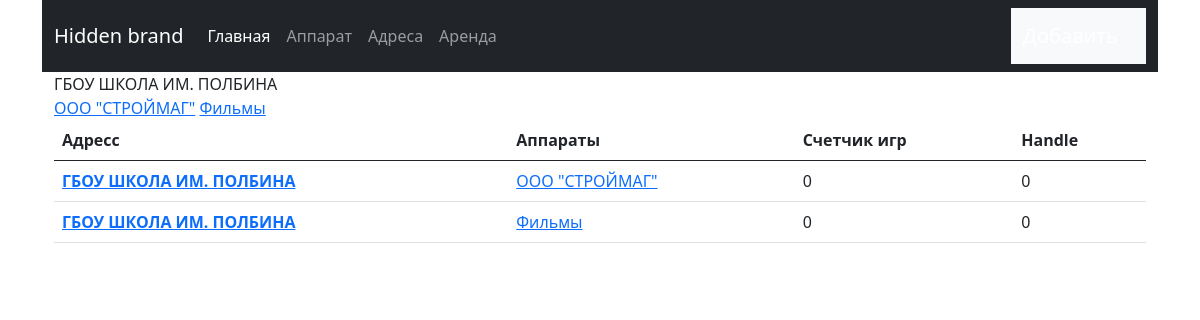
The page /ad/ on the database as committed earlier.
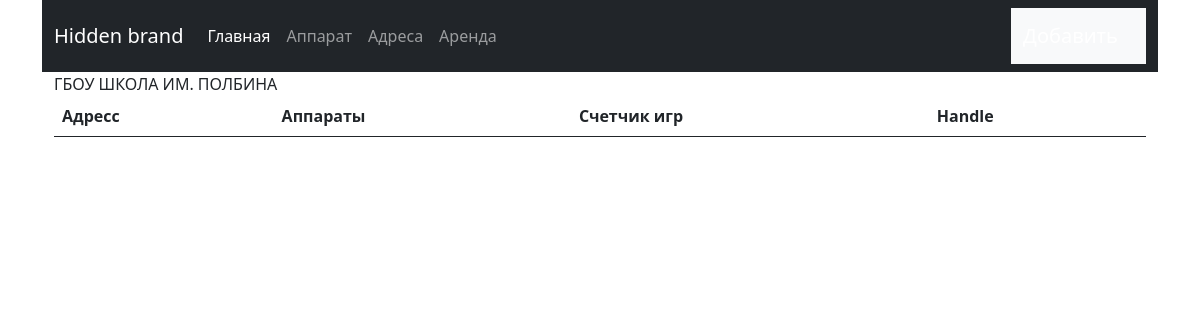
The same page on the database as committed later.
### vend/models.py (models this page shows, shortened)
class Device(models.Model):
    address = models.ForeignKey(Address, on_delete=models.SET_DEFAULT, related_name='device',
                                default=Address.get_default_pk, verbose_name="Адреса")
    name = models.CharField(max_length=200)
    slug = models.SlugField(max_length=200)
    created_at = models.DateTimeField(auto_now=True)
    class Meta:
        verbose_name = 'Аппарат'
        verbose_name_plural = 'Аппараты'
    def get_absolute_url(self):
        a = Address.objects.all()
        return reverse('device_detail', kwargs={'slug': self.slug})
    def get_sum(self):
        device_sum = Device.objects.get(name=self.name)
        try:
            last, pre_last = device_sum.sensor.order_by('-month')[:2]
            sum_number = (last.number - pre_last.number) * 10
        except ValueError:
            try:
                last, pre_last = device_sum.sensor.last(), 0
                sum_number = (last.number) * 10
            except AttributeError:
                sum_number = 0
        return sum_number
    def get_sum_win(self):
        device_sum = Device.objects.get(name=self.name)
        try:
            last, pre_last = device_sum.sensor_win.order_by('-month')[:2]
            sum_number = (last.number - pre_last.number)
        except ValueError:
            try:
                last, pre_last = device_sum.sensor_win.last(), 0
                sum_number = (last.number)
            except AttributeError:
                sum_number = 0
        return sum_number

class Address(models.Model):
    name = models.CharField(max_length=200)
    slug = models.SlugField(max_length=200)
    created_at = models.DateTimeField(auto_now=True)
    created = models.DateTimeField(auto_now_add=True)
    to_rent = models.DecimalField('Аренда', max_digits=10, decimal_places=2, blank=True, null=True, )
    publish = models.DateTimeField(default=timezone.now, blank=True, null=True, )
    class Meta:
        verbose_name = 'Адрес'
        verbose_name_plural = 'Адреса'

### vend/views.py (the view)
# urls.py: path('<slug:address>/', AddressDetail.as_view(), name='address_detail'),
class AddressDetail(DetailView):
    model = Address
    template_name = 'vend/address_detail.html'
    slug_url_kwarg = 'address'

### templates/vend/address_detail.html (shortened to what this page needs)
{% extends 'base.html' %}
{% block content %}
    {{ address.name }}<br>
    {% for device in address.device.all %}
        <a href="{{ device.get_absolute_url }}">{{ device.name }}</a>
    {% endfor %}
    <table class="table">
        <thead>
        <tr>
            <th scope="col">Адресс</th>
            <th scope="col">Аппараты</th>
            <th scope="col">Счетчик игр</th>
            <th scope="col">Handle</th>
        </tr>
        </thead>
        <tbody>
        {% for device in address.device.all %}
            <tr>
                <th scope="row"><a href="{{ device.get_absolute_url }}">{{ address.name }}</a></th>
                <td><a href="{{ device.get_absolute_url }}">{{ device.name }}</a></td>
                <td>{{ device.get_sum }}</td>
                <td>{{ device.get_sum_win }}</td>
            </tr>
        {% endfor %}
        </tbody>
    </table>
{% endblock %}

Rows that differ between the two databases and show on the page:
no longer on this page (row edited): Device: name "ООО \"СТРОЙМАГ\"", {{ address.name }} "ГБОУ ШКОЛА ИМ. ПОЛБИНА", get_sum "0", get_sum_win "0"
no longer on this page (row edited): Device: name "Фильмы", {{ address.name }} "ГБОУ ШКОЛА ИМ. ПОЛБИНА", get_sum "0", get_sum_win "0"
